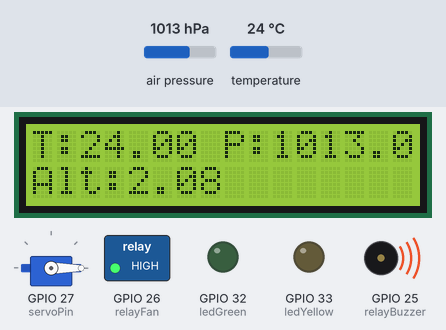
This sketch was run on a simulated ESP32. Parts: servo, 16×2 character LCD, switched loads named in the sketch (green lamp = pin HIGH), output pins drawn as LEDs (lit = HIGH), buzzer (waves = sounding, pin HIGH). Inputs (shaded band) come from the test bench; at power-on: temperature 24 °C, air pressure 1013 hPa. WiFi joins after 1.5 s; servers stay silent unless stated; uploads are accepted with an empty reply; what the sketch prints to the serial monitor is not drawn.

Above: at 4.7 s.
4.8 s: temperature set to 31.8 °C
At 6.0 s:
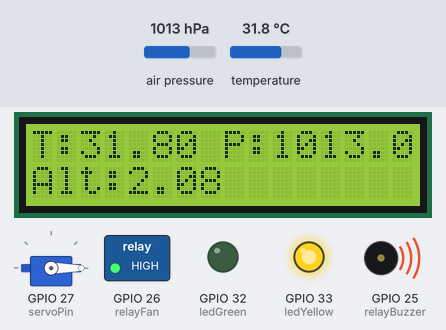
7.6 s: temperature set to 33 °C
At 9.0 s:
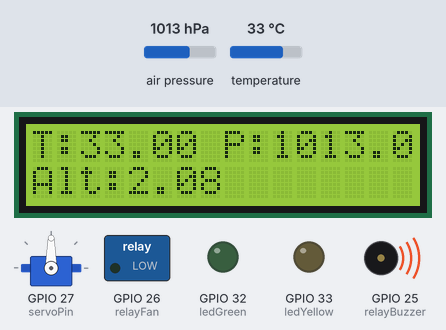
12.1 s: air pressure set to 952 hPa
At 14.2 s:
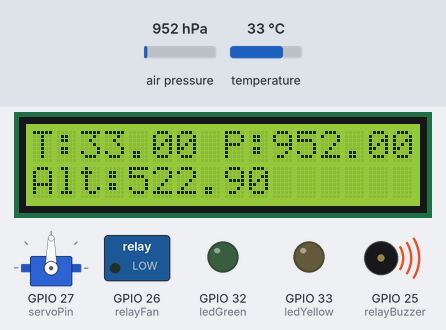
14.9 s: air pressure set to 975 hPa
At 15.8 s:
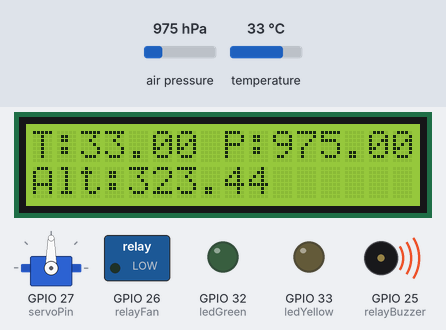
Timing chart, 0 to 19.6 s (numbered marks = the images above; inputs shaded):
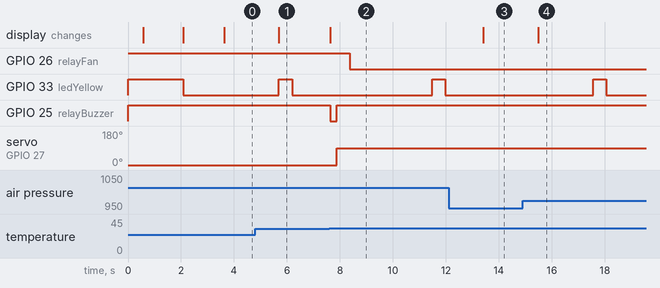

Measured:
- the behaviour switches between 32.5 and 32.6 °C on temperature (found by bisection; images 1 and 2)
- after the input at 4.8 s, the display: changes after 0.90 s (image 1)
- after the input at 7.6 s, GPIO 26 (relayFan): HIGH → LOW after 0.78 s; GPIO 33 (ledYellow): LOW → HIGH after 3.9 s instead of 4.2 s; GPIO 25 (relayBuzzer): HIGH → LOW at once, → HIGH 0.25 s later; servo on GPIO 27 (servoPin): 0° → 90° after 0.28 s; the display: changes at once (image 2)
- after the input at 12.1 s, the display: changes after 1.3 s (image 3)
- after the input at 14.9 s, the display: changes after 0.59 s (image 4)

The sketch:

main.ino
```cpp
#include <Wire.h>
#include <Adafruit_BMP085.h>
#include <LiquidCrystal_I2C.h>
#include <WiFi.h>
#include <HTTPClient.h>
#include <ESP32Servo.h>
#include <ArduinoJson.h>

// ====== WiFi Networks ======
const char* ssidList[] = {"wifi1", "wifi2", "wifi3"};
const char* passList[] = {"pass1", "pass2", "pass3"};
const int wifiCount = 3;

// ====== Server URLs ======
String serverName = "https://example.webpage.com/";
String logURL = serverName + "log.php";
String controlURL = serverName + "get_controls.php";
String pingURL = serverName + "ping.php";

// ====== Components ======
Adafruit_BMP085 bmp;
LiquidCrystal_I2C lcd(0x27, 16, 2);
Servo windowServo;

// Relay pins
const int relayFan = 26;        // Fan relay
const int relayBuzzer = 25;     // Buzzer relay

// LED pins
const int ledYellow = 33;
const int ledGreen = 32;

// Servo pin
const int servoPin = 27;

// ====== Variables ======
float temp_threshold = 32.5;
float press_threshold = 1005.0;
int fan_state = 0;
int window_state = 0;

bool fanOn = false;
bool windowOpen = false;

unsigned long lastLog = 0;
unsigned long lastPing = 0;
unsigned long lastFetch = 0;

// ====== Setup ======
void setup() {
  Serial.begin(115200);

  // I/O setup
  pinMode(relayFan, OUTPUT);
  pinMode(relayBuzzer, OUTPUT);
  pinMode(ledYellow, OUTPUT);
  pinMode(ledGreen, OUTPUT);

  // Default safe states
  digitalWrite(relayFan, HIGH);      // Fan OFF
  digitalWrite(relayBuzzer, HIGH);   // Buzzer OFF
  digitalWrite(ledYellow, HIGH);     // ON before WiFi
  digitalWrite(ledGreen, LOW);       // OFF at startup

  delay(500);
  windowServo.attach(servoPin);
  windowServo.write(0); // Window closed

  // LCD setup
  lcd.init();
  lcd.backlight();
  lcd.setCursor(0, 0);
  lcd.print("Weather Station");

  // BMP180
  if (!bmp.begin()) {
    Serial.println("BMP180 not found!");
    while (1);
  }

  // Connect WiFi
  connectWiFi();

  // Once connected
  digitalWrite(ledYellow, LOW);
  digitalWrite(ledGreen, LOW);   // ensure off after connect
  lcd.setCursor(0, 1);
  lcd.print("WiFi Connected");
  delay(1500);
}

// ====== WiFi Connection Function ======
void connectWiFi() {
  for (int i = 0; i < wifiCount; i++) {
    Serial.print("Trying WiFi: ");
    Serial.println(ssidList[i]);

    WiFi.begin(ssidList[i], passList[i]);
    unsigned long startAttemptTime = millis();

    while (WiFi.status() != WL_CONNECTED && millis() - startAttemptTime < 10000) {
      delay(500);
      Serial.print(".");
    }
    if (WiFi.status() == WL_CONNECTED) {
      Serial.println("\nConnected!");
      return;
    }
    Serial.println("\nFailed, trying next...");
  }
  Serial.println("No WiFi network found, restarting...");
  delay(2000);
  ESP.restart();
}

// ====== Buzzer Beep ======
void beepBuzzer() {
  digitalWrite(relayBuzzer, LOW);  // ON
  delay(250);
  digitalWrite(relayBuzzer, HIGH); // OFF
}

// ====== Main Loop ======
void loop() {
  float t = bmp.readTemperature();
  float p = bmp.readPressure() / 100.0;
  float a = bmp.readAltitude();

  // Display sensor data
  lcd.clear();
  lcd.setCursor(0, 0);
  lcd.print("T:");
  lcd.print(t);
  lcd.print(" P:");
  lcd.print(p);
  lcd.setCursor(0, 1);
  lcd.print("Alt:");
  lcd.print(a);

  // Yellow LED blink for 300 ms every time data sent
  if (millis() - lastLog > 5000) {
    digitalWrite(ledYellow, HIGH);
    sendLog(t, p, a);
    lastLog = millis();
    delay(300);
    digitalWrite(ledYellow, LOW);
  }

  // Ping server
  if (millis() - lastPing > 5000) {
    sendPing();
    lastPing = millis();
  }

  // Fetch controls
  if (millis() - lastFetch > 5000) {
    fetchControls();
    lastFetch = millis();
  }

  // Apply control logic
  applyControls(t, p);

  delay(1000);
}

// ====== Logging ======
void sendLog(float t, float p, float a) {
  if (WiFi.status() == WL_CONNECTED) {
    HTTPClient http;
    http.begin(logURL);
    http.addHeader("Content-Type", "application/x-www-form-urlencoded");
    String postData = "temp=" + String(t) + "&press=" + String(p) + "&alt=" + String(a);
    int httpCode = http.POST(postData);

    if (httpCode == 200) {
      Serial.println("Log OK: " + postData);
    } else {
      Serial.print("Log failed: ");
      Serial.println(httpCode);
    }
    http.end();
  }
}

// ====== Ping ======
void sendPing() {
  if (WiFi.status() == WL_CONNECTED) {
    HTTPClient http;
    http.begin(pingURL);
    http.addHeader("Content-Type", "application/x-www-form-urlencoded");
    int httpCode = http.POST("id=1");

    if (httpCode == 200) {
      Serial.println("Ping success");
    } else {
      Serial.print("Ping failed: ");
      Serial.println(httpCode);
    }
    http.end();
  }
}

// ====== Fetch Controls ======
void fetchControls() {
  if (WiFi.status() == WL_CONNECTED) {
    HTTPClient http;
    http.begin(controlURL);
    http.addHeader("Content-Type", "application/x-www-form-urlencoded");
    int httpCode = http.POST("id=1");

    if (httpCode == 200) {
      String payload = http.getString();
      Serial.println("Controls JSON: " + payload);

      DynamicJsonDocument doc(512);
      if (!deserializeJson(doc, payload)) {
        temp_threshold = doc["temp_threshold"];
        press_threshold = doc["press_threshold"];
        fan_state = doc["fan_state"];
        window_state = doc["window_state"];
      }
    } else {
      Serial.print("Fetch failed: ");
      Serial.println(httpCode);
    }
    http.end();
  }
}

// ====== Apply Controls ======
void applyControls(float t, float p) {
  bool autoFan = (t > temp_threshold);
  bool autoWindow = (t > temp_threshold);

  bool manualFan = (fan_state == 1);
  bool manualWindow = (window_state == 1);

  bool shouldFan = (manualFan || autoFan);
  bool shouldWindow = (manualWindow || autoWindow);

  // --- Beep when turning ON
  if ((shouldFan && !fanOn) || (shouldWindow && !windowOpen)) {
    beepBuzzer();
  }

  // --- Window
  if (shouldWindow && !windowOpen) {
    windowServo.write(90);
    windowOpen = true;
    delay(500);
  } else if (!shouldWindow && windowOpen) {
    windowServo.write(0);
    windowOpen = false;
  }

  // --- Fan
  if (shouldFan && !fanOn) {
    digitalWrite(relayFan, LOW);
    fanOn = true;
  } else if (!shouldFan && fanOn) {
    digitalWrite(relayFan, HIGH);
    fanOn = false;
  }

  // ✅ Green LED ON only when manually turned ON via web
  if (manualFan || manualWindow) {
    digitalWrite(ledGreen, HIGH);
  } else {
    digitalWrite(ledGreen, LOW);
  }
}
```
